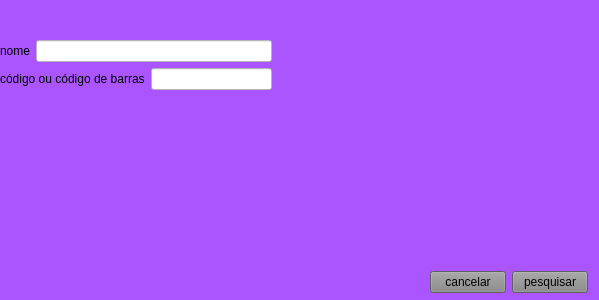
<?xml version="1.0" encoding="UTF-8"?>
<ui version="4.0">
 <class>Form</class>
 <widget class="QWidget" name="Form">
  <property name="geometry">
   <rect>
    <x>0</x>
    <y>0</y>
    <width>599</width>
    <height>300</height>
   </rect>
  </property>
  <property name="windowTitle">
   <string>Form</string>
  </property>
  <property name="styleSheet">
   <string notr="true">background-color: rgb(170, 85, 255);</string>
  </property>
  <widget class="QWidget" name="">
   <property name="geometry">
    <rect>
     <x>0</x>
     <y>40</y>
     <width>272</width>
     <height>52</height>
    </rect>
   </property>
   <layout class="QVBoxLayout" name="verticalLayout">
    <item>
     <layout class="QHBoxLayout" name="horizontalLayout">
      <item>
       <widget class="QLabel" name="label">
        <property name="text">
         <string>nome</string>
        </property>
       </widget>
      </item>
      <item>
       <widget class="QLineEdit" name="lne_nome">
        <property name="styleSheet">
         <string notr="true">background-color: rgb(255, 255, 255);</string>
        </property>
       </widget>
      </item>
     </layout>
    </item>
    <item>
     <layout class="QHBoxLayout" name="horizontalLayout_2">
      <item>
       <widget class="QLabel" name="label_2">
        <property name="text">
         <string>código ou código de barras</string>
        </property>
       </widget>
      </item>
      <item>
       <widget class="QLineEdit" name="lne_codigo">
        <property name="styleSheet">
         <string notr="true">background-color: rgb(255, 255, 255);</string>
        </property>
       </widget>
      </item>
     </layout>
    </item>
   </layout>
  </widget>
  <widget class="QWidget" name="">
   <property name="geometry">
    <rect>
     <x>430</x>
     <y>270</y>
     <width>158</width>
     <height>25</height>
    </rect>
   </property>
   <layout class="QHBoxLayout" name="horizontalLayout_3">
    <item>
     <widget class="QPushButton" name="bt_cancelar">
      <property name="styleSheet">
       <string notr="true">background-color: rgb(135, 135, 135);</string>
      </property>
      <property name="text">
       <string>cancelar</string>
      </property>
     </widget>
    </item>
    <item>
     <widget class="QPushButton" name="bt_pesquisa">
      <property name="styleSheet">
       <string notr="true">background-color: rgb(135, 135, 135);</string>
      </property>
      <property name="text">
       <string>pesquisar</string>
      </property>
     </widget>
    </item>
   </layout>
  </widget>
 </widget>
 <resources/>
 <connections/>
</ui>
